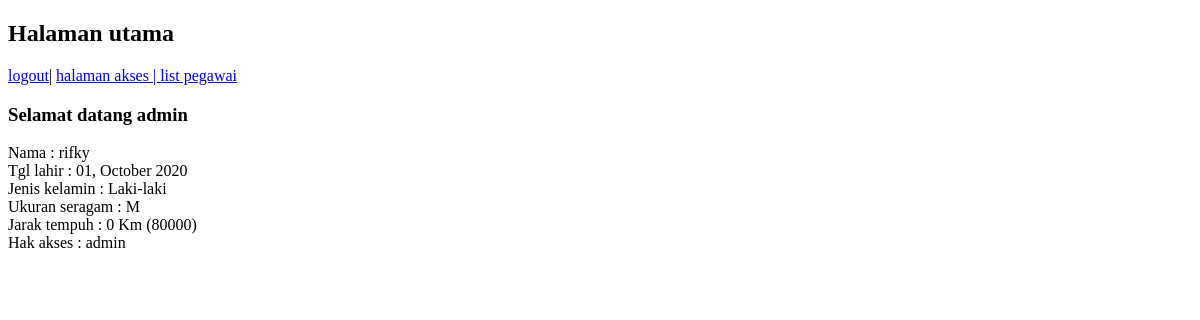
The app's page /index.php?halaman=utama (signed in), older data.
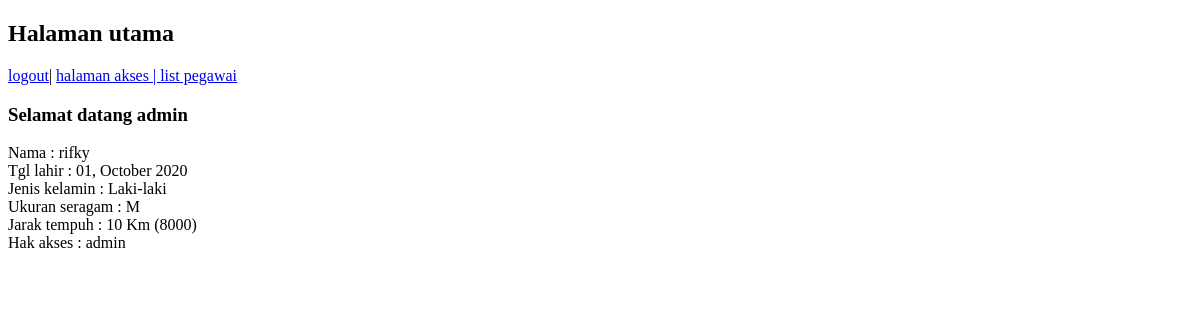
The same page, newer data.
### tables this page shows
CREATE TABLE `tb_akses` (
  `id` int(11) NOT NULL,
  `username` varchar(50) NOT NULL,
  `password` varchar(200) NOT NULL,
  `kar_id` int(11) NOT NULL,
  `level` enum('admin','karyawan') NOT NULL,
  `date_inserted` timestamp NOT NULL DEFAULT CURRENT_TIMESTAMP
);

CREATE TABLE `tb_karyawan` (
  `id` int(11) NOT NULL,
  `nik` varchar(50) NOT NULL,
  `tgl_lahir` date NOT NULL,
  `jkel` char(1) NOT NULL,
  `nama_karyawan` text NOT NULL,
  `size_seragam` char(15) NOT NULL,
  `jrk_tempuh` int(11) NOT NULL,
  `kilometer` int(11) NOT NULL
);

### include/model.php (called while the page is built, shortened)
<?php
function selectOneDataAll($id_kar, $username)
{
    $conn = koneksiDB();
    $res = [];
    $query = "SELECT * FROM tb_akses ta LEFT JOIN tb_karyawan tk ON ta.kar_id = tk.id WHERE tk.id = " . $id_kar;
    if ($username != null) {
        $query = "SELECT * FROM tb_akses ta LEFT JOIN tb_karyawan tk ON ta.kar_id = tk.id WHERE tk.id = " . $id_kar . " AND ta.username='" . $username . "'";
    }
    $result = mysqli_query($conn, $query);
    while ($row = mysqli_fetch_assoc($result)) {
        $res[] = $row;
    }
    return $res;
}

### core.php (called while the page is built, shortened)
<?php
require 'include/model.php';
function tampilDataLengkap($id_kar, $username)
{
    $model = selectOneDataAll($id_kar, $username);
    return $model;
}

### halaman_utama.php (the view, shortened to what this page needs)
<!DOCTYPE html>
<html lang="en">
<head>
</head>
<body>
    <div class="main">
        <h2>Halaman utama</h2>
        <div class="menu">
            <a href="logout.php">logout</a><?php if ($_SESSION['ses_level'] == 'admin') { ?>| <a href="?halaman=akses">halaman akses | <a href="?halaman=pegawai">list pegawai</a> <?php } ?>
        </div>
        <div class="content">
            <p>
                <h3>Selamat datang <?php echo $_SESSION['ses_username']; ?></h3>
                <?php
                $tampil_dataLengkap = tampilDataLengkap($_SESSION['ses_kar_id'], $_SESSION['ses_username']);
                foreach ($tampil_dataLengkap as $data_lengkap) {
                    $str_jkel = $data_lengkap['jkel'] == 'P' ? 'Perempuan' : 'Laki-laki';
                    $beauty_date =  date("d, F Y", strtotime($data_lengkap['tgl_lahir']));
                    echo "
                        Nama : $data_lengkap[nama_karyawan]<br/>
                        Tgl lahir : $beauty_date<br/>
                        Jenis kelamin : $str_jkel<br/>
                        Ukuran seragam : $data_lengkap[size_seragam]<br/>
                        Jarak tempuh : $data_lengkap[kilometer] Km ($data_lengkap[jrk_tempuh])<br/>
                        Hak akses : $data_lengkap[level]
                        ";
                }
                ?>
            </p>
        </div>
    </div>
</body>
</html>

Row changes from the older to the newer data that the page shows:
changed tb_akses "admin": tb_karyawan.kilometer "0" → "10"; tb_karyawan.jrk_tempuh "80000" → "8000"
